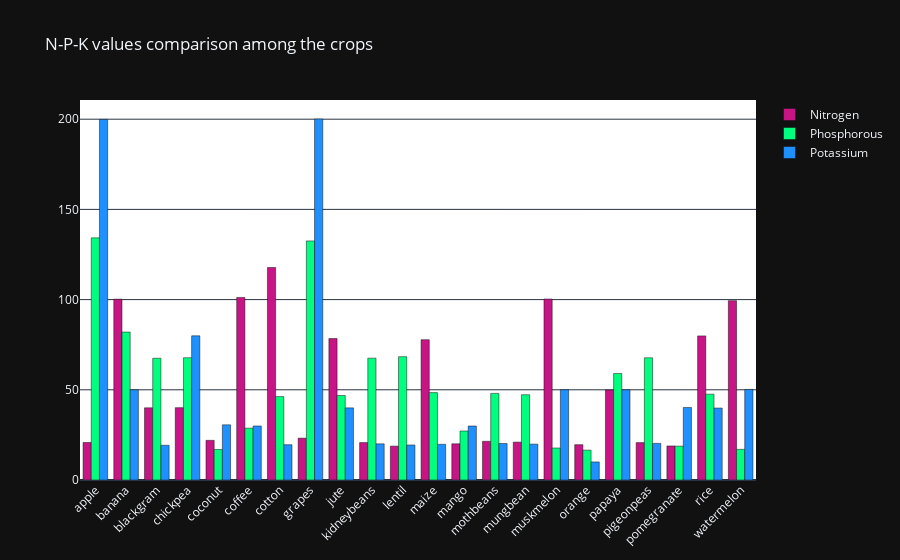

The notebook cell saved with this chart:
### Code cell
import plotly.graph_objects as go
fig = go.Figure()
fig.add_trace(go.Bar(
    x=crop_mean.index,
    y=crop_mean['N'],
    name='Nitrogen',
    marker_color='mediumvioletred'
))
fig.add_trace(go.Bar(
    x=crop_mean.index,
    y=crop_mean['P'],
    name='Phosphorous',
    marker_color='springgreen'
))
fig.add_trace(go.Bar(
    x=crop_mean.index,
    y=crop_mean['K'],
    name='Potassium',
    marker_color='dodgerblue'
))


fig.update_layout(title="N-P-K values comparison among the crops",
                  plot_bgcolor='white',
                  barmode='group',
                  xaxis_tickangle=-45)

plt.savefig('N-P-K values comparision among the crops.tiff', dpi=300)
plt.show()

fig.show()

### Figure 1 — Plotly figure (JSON) as saved in the notebook; plotly's stock layout.template omitted (floating-point values rounded to 4 significant figures)
{"data": [{"marker": {"color": "mediumvioletred"}, "name": "Nitrogen", "x": ["apple", "banana", "blackgram", "chickpea", "coconut", "coffee", "cotton", "grapes", "jute", "kidneybeans", "lentil", "maize", "mango", "mothbeans", "mungbean", "muskmelon", "orange", "papaya", "pigeonpeas", "pomegranate", "rice", "watermelon"], "y": [20.8, 100.2, 40.02, 40.09, 21.98, 101.2, 117.8, 23.18, 78.4, 20.75, 18.77, 77.76, 20.07, 21.44, 20.99, 100.3, 19.58, 49.88, 20.73, 18.87, 79.89, 99.42], "type": "bar"}, {"marker": {"color": "springgreen"}, "name": "Phosphorous", "x": ["apple", "banana", "blackgram", "chickpea", "coconut", "coffee", "cotton", "grapes", "jute", "kidneybeans", "lentil", "maize", "mango", "mothbeans", "mungbean", "muskmelon", "orange", "papaya", "pigeonpeas", "pomegranate", "rice", "watermelon"], "y": [134.2, 82.01, 67.47, 67.79, 16.93, 28.74, 46.24, 132.5, 46.86, 67.54, 68.36, 48.44, 27.18, 48.01, 47.28, 17.72, 16.55, 59.05, 67.73, 18.75, 47.58, 17.0], "type": "bar"}, {"marker": {"color": "dodgerblue"}, "name": "Potassium", "x": ["apple", "banana", "blackgram", "chickpea", "coconut", "coffee", "cotton", "grapes", "jute", "kidneybeans", "lentil", "maize", "mango", "mothbeans", "mungbean", "muskmelon", "orange", "papaya", "pigeonpeas", "pomegranate", "rice", "watermelon"], "y": [199.9, 50.05, 19.24, 79.92, 30.59, 29.94, 19.56, 200.1, 39.99, 20.05, 19.41, 19.79, 29.92, 20.23, 19.87, 50.08, 10.01, 50.04, 20.29, 40.21, 39.87, 50.22], "type": "bar"}], "layout": {"xaxis": {"tickangle": -45}, "title": {"text": "N-P-K values comparison among the crops"}, "plot_bgcolor": "white", "barmode": "group"}}
